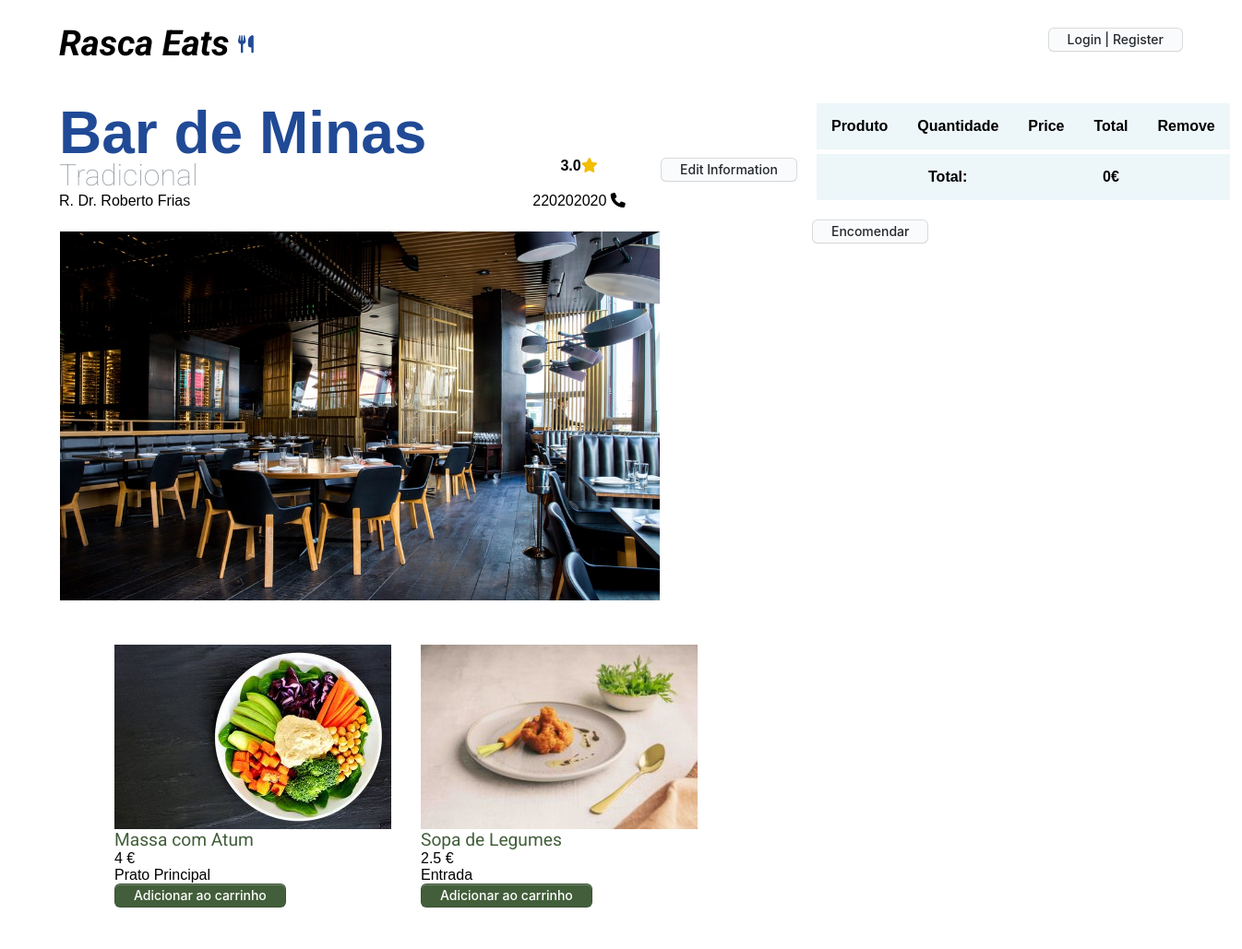
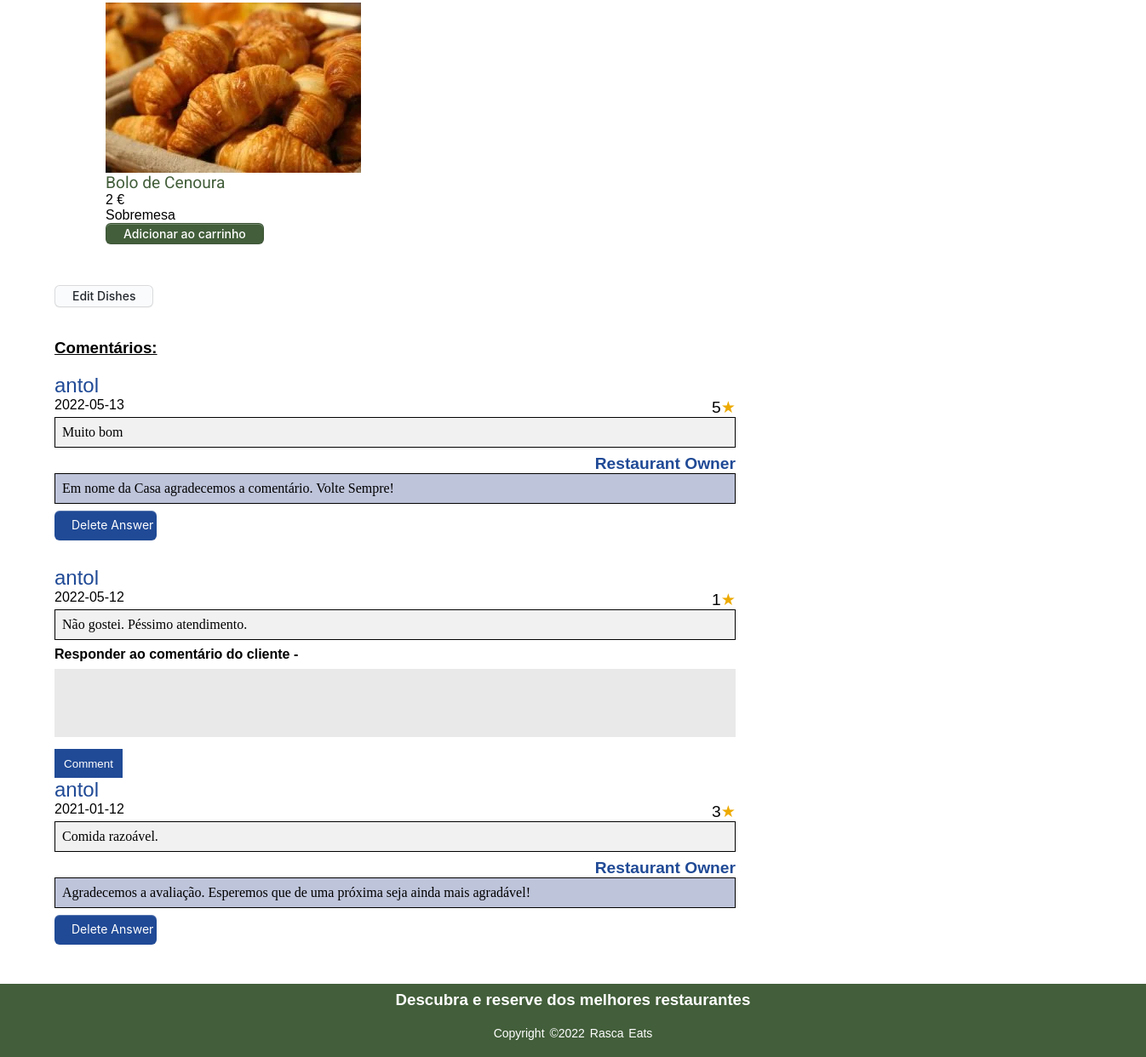
The page /restaurantOfOwner.php?id=1 on the database its author committed (2 pictures, top to bottom).
### tables this page shows
CREATE TABLE Restaurant(
    restaurantId integer PRIMARY KEY,
    restaurantName varchar NOT NULL,
    adress varchar NOT NULL,
    category varchar NOT NULL,
    phoneNumber integer NOT NULL,
    rating real NOT NULL ON CONFLICT REPLACE DEFAULT 0.0,
    ownerId integer NOT NULL,
    photo varchar NOT NULL,
    CONSTRAINT fk_clientId FOREIGN KEY (ownerId)
        REFERENCES Client(clientId)
        ON DELETE CASCADE
        ON UPDATE CASCADE
);

CREATE TABLE Dish(
    dishId integer PRIMARY KEY,
    restaurantId integer NOT NULL,
    dishName varchar NOT NULL,
    price real NOT NULL,
    category varchar NOT NULL,
    photo varchar NOT NULL,
    CONSTRAINT fk_restaurantId FOREIGN KEY (restaurantId)
        REFERENCES Restaurant(restaurantId) 
        ON DELETE CASCADE
        ON UPDATE CASCADE
);

CREATE TABLE Comments(
    commentId integer PRIMARY KEY,
    clientId integer NOT NULL,
    restaurantId integer NOT NULL,
    comment varchar NOT NULL,
    rating integer NOT NULL,
    published date NOT NULL,
    CONSTRAINT check_rating CHECK(rating <= 5 AND rating >= 0),
    CONSTRAINT fk_clientId FOREIGN KEY (clientId)
        REFERENCES Client(clientId) 
        ON DELETE CASCADE
        ON UPDATE CASCADE,
    CONSTRAINT fk_restaurantId FOREIGN KEY (restaurantId)
        REFERENCES Restaurant(restaurantId) 
        ON DELETE CASCADE
        ON UPDATE CASCADE
    
);

CREATE TABLE Client(
    clientId integer PRIMARY KEY,
    clientName varchar NOT NULL,
    email varchar NOT NULL UNIQUE,
    phoneNumber integer NOT NULL UNIQUE,
    adress varchar NOT NULL,
    password varchar NOT NULL,
    username varchar NOT NULL UNIQUE,
    photo varchar

);

CREATE TABLE Answer(
    commentId integer PRIMARY KEY,
    comment varchar NOT NULL,
    CONSTRAINT fk_commentId FOREIGN KEY (commentId)
        REFERENCES Comments(commentId)
        ON DELETE CASCADE
        ON UPDATE CASCADE
);

### sql/restaurant.php (called while the page is built, shortened)
<?php
    class Restaurant {
        public function __construct(int $id, string $name, string $address, string $category, int $phoneNumber, $rating, int $ownerId, string $photo)
        {
            $this->restaurantId = $id;
            $this->address = $address;
        }
        static function getRestaurant(PDO $db) : Restaurant {
            $stmt = $db->prepare('SELECT * FROM Restaurant WHERE restaurantId = ?');
            $stmt->execute(array($_GET['id']));
            $restaurant = $stmt->fetch();
            return new Restaurant(
                $restaurant['restaurantId'],
                $restaurant['restaurantName'],
                $restaurant['adress'],
                $restaurant['category'],
                $restaurant['phoneNumber'],
                $restaurant['rating'],
                $restaurant['ownerId'],
                $restaurant['photo'],
            );
        }
        static function getRestaurantImage($db, $restaurantId){
            $stmt = $db->prepare('SELECT photo FROM Restaurant WHERE RestaurantId = ?');
            $stmt->execute(array($restaurantId));
            return $stmt->fetch();
        }
    }
?>

### sql/dish.php (called while the page is built, shortened)
<?php
    class Dish{
        static function getMenu($db){
            $stmt = $db->prepare('SELECT * FROM Dish WHERE restaurantId = ?');
            $stmt->execute(array($_GET['id']));
            return $stmt->fetchAll();
        }
    }
?>

### sql/comments.php (called while the page is built, shortened)
<?php
    class Comments{
        static function getComments($db){
            $stmt = $db->prepare('SELECT * FROM Comments JOIN Client USING (clientID) WHERE restaurantId = ?');
            $stmt->execute(array($_GET['id']));
            return $stmt->fetchAll();
        }
    }
?>

### sql/answers.php (called while the page is built, shortened)
<?php
    class Answers{
        static function getAnswers($db){
            $stmt = $db->prepare('SELECT * FROM Answer');
            $stmt->execute();
            return $stmt->fetchAll();
        }
    }
?>

### templates/comments.php (the view, shortened to what this page needs)
<?php
    function output_comments($comments,$answers,$Owner,$db){
        foreach($comments as $comment ){?>
            <article class="comments">
                <br>
                <span class="username"><p><?php echo $comment['username'] ?></p></span>
                <span class ="rating"><p><?php echo $comment['rating'] ?></p></span>
                <span class="date"><?=date('Y-m-d', strtotime($comment['published']))?></span>
                <span class ="comment"><p><?php echo $comment['comment'] ?></p></span>
            </article>
            <?php
                $hadAnswer = False;
                foreach($answers as $answer){
                if($answer['commentId'] == $comment['commentId']){
                    $hadAnswer = True;
                    ?>
                    <article class="comments">
                        <br>
                        <span class="usernameOwner"><p>Restaurant Owner</p></span>
                        <span class ="commentOwner"><p><?php echo $answer['comment'] ?></p></span>
                    </article>
                <?php
                    }
                }
                if(!$hadAnswer && $Owner){ ?>
                    <h4>Responder ao comentário do cliente - </h4>
                        <?php
                            echo "<form method='POST' action='".Answers::setAnswer($db)."'> "?>
                            <textarea name='answer'></textarea><br>
                            <button type='submit' name='commentSubmit'>Comment</button>
                        </form>
                <?php
                }
                else if($hadAnswer && $Owner){ ?>
                    <form action="delete_answer.php?id=<?php echo $comment['commentId'];?>" method="post" class="deleteAnswer">
                        <button class="button-4" name= "deleteAnswer" id = "deleteAnswer" role="button">Delete Answer</button>
                    </form>
                    <?php
                }
            }
        }
?>

### templates/restaurant.php (shortened to what this page needs)
<?php function output_restaurant_owner($restaurant, $db, $rating, $restaurantImage){ ?>
    <section id= "restaurant">
        <p>
            <?php
            $category = 'category';
            echo $restaurant->$category ?>
        </p>
        <p>
            <?php
            $name = 'restaurantName';
            echo $restaurant->$name ?>
        </p>
        <p>
            <?php echo $rating?><i class="fa-solid fa-star"></i>
        </p>
        <p>
            <?php
            $phoneNumber = 'phoneNumber';
            echo $restaurant->$phoneNumber ?>
            <i class="fa-solid fa-phone"></i>
        </p>
        <p>
            <?php
            echo $restaurant->address; ?>
        </p>
        <img class = "slide" src= <?php echo $restaurantImage; ?> alt="Restaurant photo">
        <form action="editRestaurant.php?id=<?php echo $restaurant->restaurantId;?>" method="post" class="editRestaurant">
                <button class="button-4" name= "editInfo" id = "editInfo" role="button">Edit Information</button>
        </form>
    </section>
<?php } ?>

### templates/dishes.php (shortened to what this page needs)
<?php
    function output_dishes($menu,$db){
        foreach($menu as $dish){ ?>
            <article class = "dish">
                <img src= <?php echo $dish['photo']?>>
                <section>
                    <p class="dishName"><?php echo $dish['dishName'] ?></p>
                    <p class = "dishPrice"><?php echo $dish['price'] ?></p>
                    <p class = "dishCategory"><?php echo $dish['category'] ?></p>
                    <a href="action_add_to_cart.php?id=<?php echo $_GET['id'] ?>&dishId=<?php echo $dish['dishId']?>">Adicionar ao carrinho</a>
                </section>
            </article> <?php
        }
    }
?>

### css/style.css (style rules this page uses)
* { margin: 0; padding: 0; font-family:sans-serif; }
.button-4 { appearance: none; background-color: #FAFBFC; border: 1px solid rgba(27, 31, 35, 0.15); border-radius: 6px; box-shadow: rgba(27, 31, 35, 0.04) 0 1px 0, rgba(255, 255, 255, 0.25) 0 1px 0 inset; box-sizing: border-box; color: #24292E; cursor: pointer; display: inline-block; font-family: -apple-system, system-ui, "Segoe UI", Helvetica, Arial, sans-serif, "Apple Color Emoji", "Segoe UI Emoji"; font-size: 14px; font-weight: 500; line-height: 20px; list-style: none; padding: 2px 20px; position: relative; transition: background-color 0.2s cubic-bezier(0.3, 0, 0.5, 1); user-select: none; -webkit-user-select: none; touch-action: manipulation; vertical-align: middle; white-space: nowrap; word-wrap: break-word; }
.button-4:before { display: none; }

### css/restaurant.css (style rules this page uses)
body { display: grid; }
#restaurant { display: grid; grid-column: 1/2; grid-row:2/2; grid-template-columns: auto auto 0.4fr; grid-template-rows: 4em auto auto 1fr; justify-items: center; padding: 1em; padding-left: 4em; }
#restaurant p:nth-child(1) { grid-column-start: 1; grid-row-start: 2; font-weight: 100; display: block; justify-self: start; font-family: 'Roboto', sans-serif; color: #959DA5; font-size: 2em; }
#restaurant p:nth-child(2) { grid-column-start: 1; grid-row-start: 1; font-weight: bold; font-size: 4em; color: rgb(32, 74, 150); display: block; justify-self: start; }
#restaurant p:nth-child(3) { grid-column-start: 2; grid-row-start: 2; font-weight: bold; }
#restaurant p:nth-child(3) i { color: rgb(243, 190, 0); }
#restaurant p:nth-child(4) { grid-column-start: 2; grid-row-start: 3; display: block; justify-self: center; }
#restaurant p:nth-child(5) { grid-column-start: 1; grid-row-start: 3; display: block; justify-self: start; }
#restaurant > img { padding-top: 1.5em; grid-column:1 / 3; width: 650px; height: 400px; }
#restaurant .editRestaurant { grid-column-start: 3; grid-row-start: 2; }
.dish { padding: 1em; }
.button-4 { appearance: none; background-color: #FAFBFC; border: 1px solid rgba(27, 31, 35, 0.15); border-radius: 6px; box-shadow: rgba(27, 31, 35, 0.04) 0 1px 0, rgba(255, 255, 255, 0.25) 0 1px 0 inset; box-sizing: border-box; color: #24292E; cursor: pointer; display: inline-block; font-family: -apple-system, system-ui, "Segoe UI", Helvetica, Arial, sans-serif, "Apple Color Emoji", "Segoe UI Emoji"; font-size: 14px; font-weight: 500; line-height: 20px; list-style: none; padding: 2px 20px; position: relative; transition: background-color 0.2s cubic-bezier(0.3, 0, 0.5, 1); user-select: none; -webkit-user-select: none; touch-action: manipulation; vertical-align: middle; white-space: nowrap; word-wrap: break-word; }
.button-4:before { display: none; }

### css/dishes.css (style rules this page uses)
#dishes section p.dishPrice::after { content: " €"; }
#dishes article p:nth-child(3) { grid-row: 2; grid-column: 2; }
article.dish { margin-bottom: 1em; display: flex; flex-direction: column; }
p.dishName { color: #425e3a; grid-column: 1; grid-row: 1; font-family: 'Roboto', sans-serif; font-size: larger; }
p.dishPrice { grid-column: 2; grid-row: inherit; }
#dishes section a { appearance: none; background-color: #425e3a; border: 1px solid rgba(27, 31, 35, 0.15); border-radius: 6px; box-shadow: rgba(27, 31, 35, 0.04) 0 1px 0, rgba(255, 255, 255, 0.25) 0 1px 0 inset; box-sizing: border-box; color: white; cursor: pointer; display: inline-block; font-family: -apple-system, system-ui, "Segoe UI", Helvetica, Arial, sans-serif, "Apple Color Emoji", "Segoe UI Emoji"; font-size: 14px; font-weight: 500; line-height: 20px; list-style: none; padding: 2px 20px; position: relative; transition: background-color 0.2s cubic-bezier(0.3, 0, 0.5, 1); user-select: none; -webkit-user-select: none; touch-action: manipulation; vertical-align: middle; white-space: nowrap; word-wrap: break-word; text-decoration: none; padding-bottom: 0.1em; grid-row: 3; grid-column: 1; }
#dishes img { width: 300px; height: 200px; }

### rows shown on the page
restaurant: adress "R. Dr. Roberto Frias", photo (picture)
dish: photo (picture), dishName "Massa com Atum", price "4", category "Prato Principal"
dish: photo (picture), dishName "Sopa de Legumes", price "2.5", category "Entrada"
dish: photo (picture), dishName "Bolo de Cenoura", price "2", category "Sobremesa"
comments: clientId.username "antol", rating "5", published "2022-05-13", comment "Muito bom"
answer: comment "Em nome da Casa agradecemos a comentário. Volte Sempre!"
comments: clientId.username "antol", rating "1", published "2022-05-12", comment "Não gostei. Péssimo atendimento."
comments: clientId.username "antol", rating "3", published "2021-01-12", comment "Comida razoável."
answer: comment "Agradecemos a avaliação. Esperemos que de uma próxima seja ainda mais agradável!"

### other values the page prints
$restaurant->$category "Tradicional"
$restaurant->$name "Bar de Minas"
$rating "3.0"
$restaurant->$phoneNumber "220202020"
$total "0"
